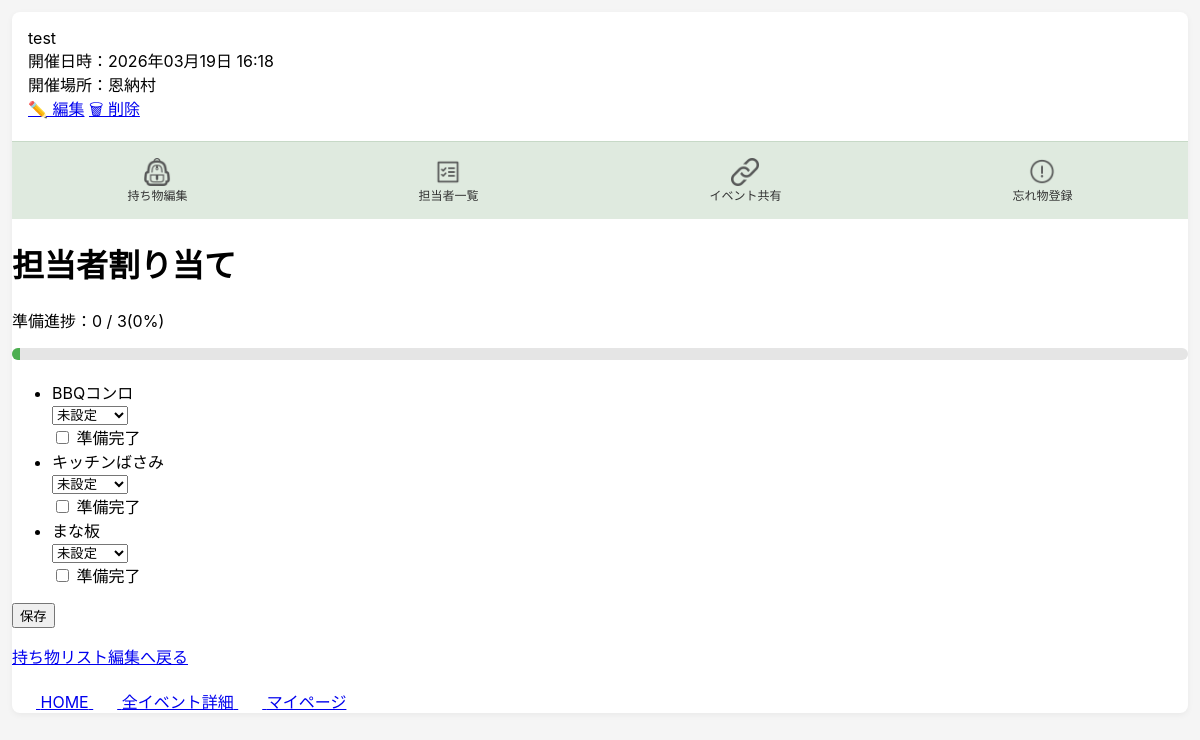
Page /events/38/assign/ (signed in) on the earlier database version.
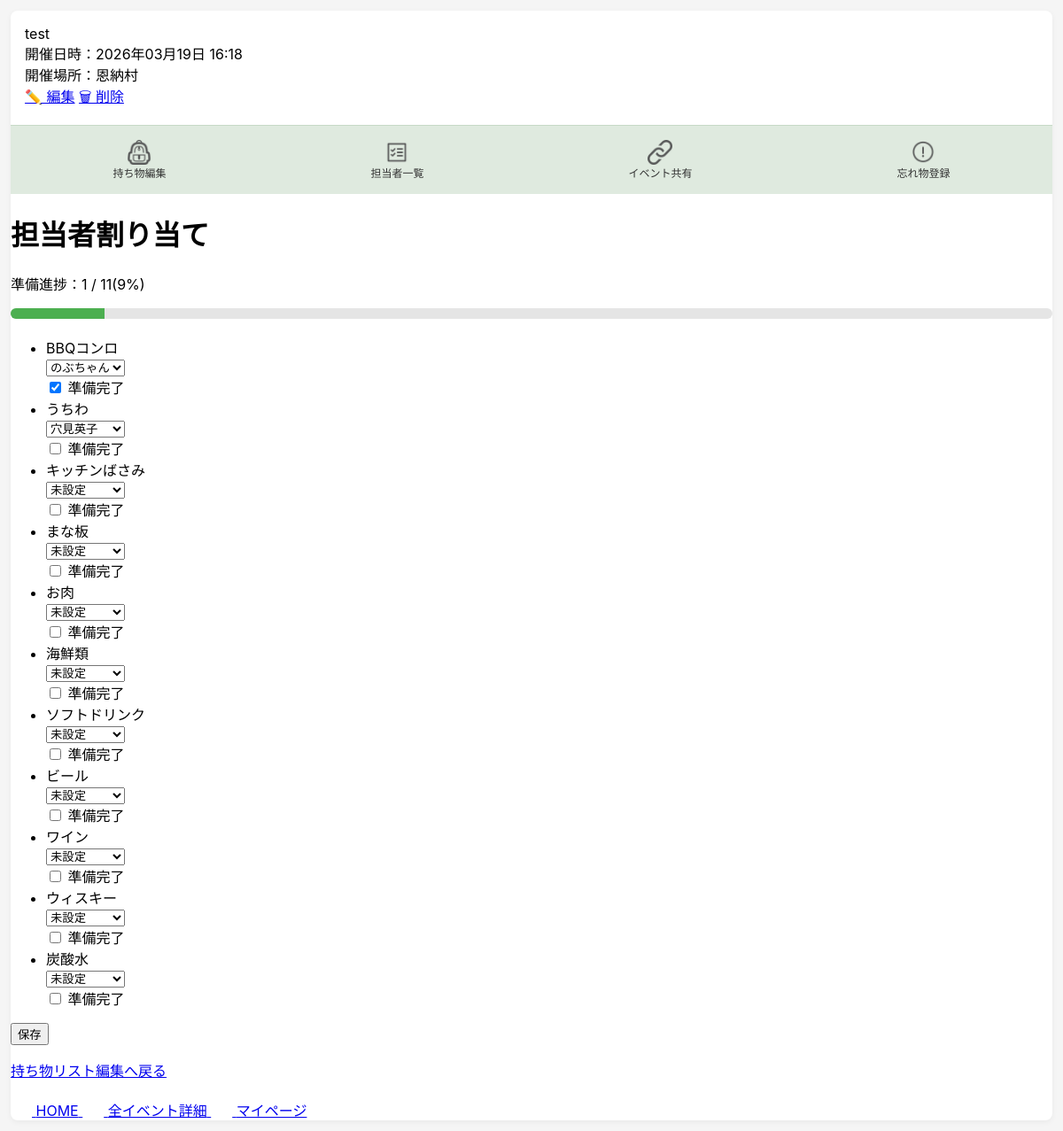
Same page on the later database version.
### bbq_app/models.py (models this page shows, shortened)
class EventItem(models.Model):
    event = models.ForeignKey(Event, on_delete=models.CASCADE, related_name="event_items")
    bbq_item = models.ForeignKey(BbqItem, on_delete=models.CASCADE, related_name="event_items")
    is_selected = models.BooleanField(default=False)
    assignee = models.ForeignKey(
        "Participant",
        null=True,
        blank=True,
        on_delete=models.SET_NULL,
        related_name="assigned_items"
    )
    is_ready = models.BooleanField(default=False)
    created_at = models.DateTimeField(auto_now_add=True)
    updated_at = models.DateTimeField(auto_now=True)
    class Meta:
        constraints = [
            models.UniqueConstraint(
                fields=["event", "bbq_item"],
                name="unique_event_bbq_item"
            )
        ]

class BbqItem(models.Model):
    class Category(models.IntegerChoices):
        FIRE = 1, "火起こし・調理グッズ"
        PLACE = 2, "会場設営"
        FOOD = 3, "食材・飲み物"
        CONVENIENCE = 4, "便利グッズ"
        OTHER = 5, "その他"
    user = models.ForeignKey(settings.AUTH_USER_MODEL, null=True, blank=True, on_delete=models.CASCADE, related_name="bbq_items")
    name = models.CharField("持ち物名", max_length=50)
    category = models.IntegerField(choices=Category.choices)
    created_at = models.DateTimeField(auto_now_add=True)
    updated_at = models.DateTimeField(auto_now=True)

class Participant(models.Model):
    event = models.ForeignKey(Event, on_delete=models.CASCADE, related_name="participants")
    user = models.ForeignKey(
        settings.AUTH_USER_MODEL,
        null=True,
        blank=True,
        on_delete=models.SET_NULL,
        related_name="participant"
    )
    name = models.CharField("表示名", max_length=30)
    created_at = models.DateTimeField("作成日時", auto_now_add=True)
    updated_at = models.DateTimeField("更新日時", auto_now=True)

### bbq_app/views.py (the view, shortened to what this page needs)
# urls.py: path("events/<int:event_id>/assign/", views.item_assign, name="item_assign"),
@login_required
def item_assign(request, event_id):
    event = get_object_or_404(Event, id=event_id, user=request.user)
    participants = Participant.objects.filter(event=event).order_by("id")
    items = (
        EventItem.objects
        .filter(event=event, is_selected=True)
        .select_related("bbq_item", "assignee")
        .order_by("id")
    )
    total_count = items.count()
    ready_count = items.filter(is_ready=True).count()
    progress_percent = int((ready_count / total_count) * 100 ) if total_count else 0
    return render(
        request,
        "bbq_app/item_assign.html",
        {
            "event": event,
            "participants": participants,
            "items": items,
            "total_count": total_count,
            "ready_count": ready_count,
            "progress_percent": progress_percent,
        },
    )

### bbq_app/templates/bbq_app/item_assign.html (shortened to what this page needs)
{% extends "bbq_app/base.html" %}
{% block header %}
  {% include "bbq_app/partials/event_header.html" %}
{% endblock %}
{% block content %}
<h1>担当者割り当て</h1>
<p>準備進捗：{{ ready_count }} / {{ total_count }}({{ progress_percent }}%)</p>
<div class="progress-area">
    <div class="progress-bar">
        <div class="progress-bar__fill" style="width: {{ progress_percent }}%; min-width: 8px;"></div>
    </div>
</div>
<form method="post">
    <ul class="assign-list">
        {% for event_item in items %}
            <li class="assign-list__item">
                <div class="assign-list__name">
                    {{ event_item.bbq_item.name }}
                </div>
                <div class="assign-list__select">
                    <select name="assignee_{{ event_item.id}}">
                        <option value="">未設定</option>
                        {% for participant in participants %}
                            <option value="{{ participant.id }}"
                                {% if event_item.assignee_id == participant.id %}selected{% endif %}>
                                {{ participant.name }}
                            </option>
                        {% endfor %}
                    </select>
                </div>
                <div class="assign-list__status">
                    <label>
                        <input
                            type="checkbox"
                            name="ready_items"
                            value="{{ event_item.id }}"
                            {% if event_item.is_ready %}checked{% endif %}
                        >
                        準備完了
                    </label>
                </div>
            </li>
        {% empty %}
            <li>必要な持ち物がありません。</li>
        {% endfor %}
    </ul>
    <button type="submit">保存</button>
</form>
<p><a href="{% url 'item_edit' event.id %}">持ち物リスト編集へ戻る</a></p>
{% endblock %}

Differences in the rows shown:
changed EventItem "BBQコンロ": assignee+id "未設定" → "のぶちゃん"; is_ready "☐" → "☑"
now on this page (row edited): EventItem: bbq_item.name "うちわ", assignee+id "穴見英子"
now on this page (row edited): EventItem: bbq_item.name "お肉"
now on this page (row edited): EventItem: bbq_item.name "海鮮類"
now on this page (row edited): EventItem: bbq_item.name "ソフトドリンク"
now on this page (row edited): EventItem: bbq_item.name "ビール"
now on this page (row edited): EventItem: bbq_item.name "ワイン"
now on this page (row edited): EventItem: bbq_item.name "ウィスキー"
now on this page (row edited): EventItem: bbq_item.name "炭酸水"
Other differences:
{{ ready_count }}: "0" → "1"
{{ total_count }}: "3" → "11"
{{ progress_percent }}: "0" → "9"
{{ progress_percent }}: 0 → 9 (drawn)
